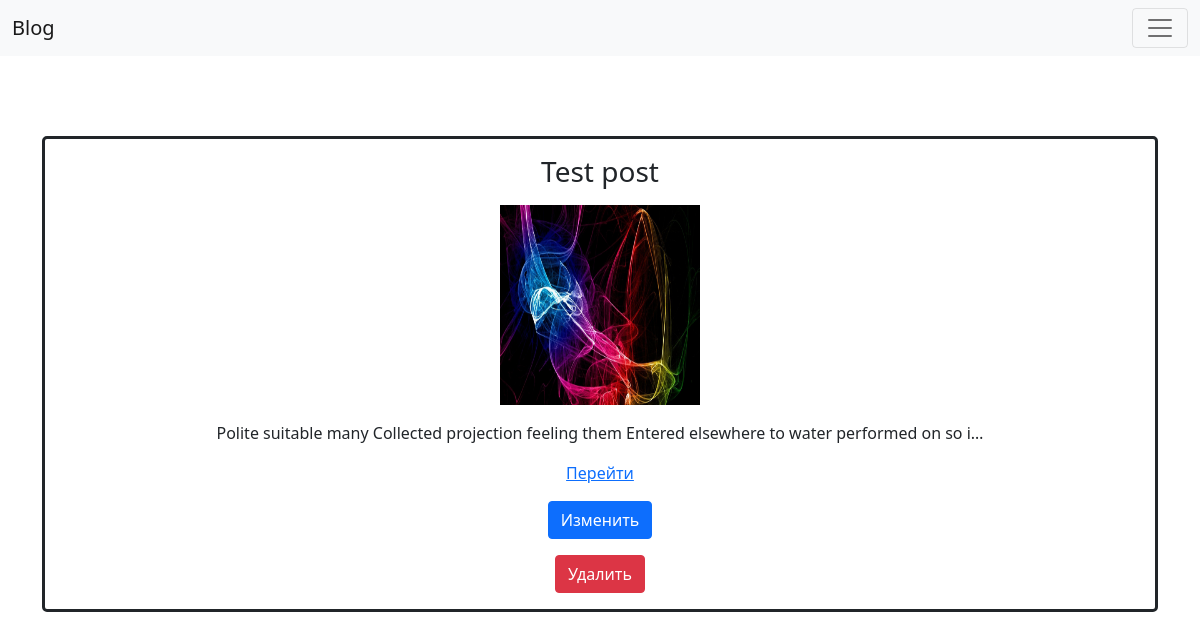
The page /myarticles/ (signed in) on the database its author committed.
### articles/models.py (models this page shows, shortened)
class Article(models.Model):
    title = models.CharField(max_length=100)
    text = models.TextField()
    image = models.ImageField(upload_to="images/", blank=True)
    pub_date = models.DateTimeField(default=timezone.now())
    author = models.ForeignKey(User, on_delete=models.CASCADE)

### articles/views.py (the view)
# urls.py: path('myarticles/', views.myarticles, name='myarticles'),
def myarticles(request):
    articles = Article.objects.order_by('-pub_date').filter(author=request.user)
    return render(request, 'articles/myarticles.html', {'articles': articles})

### articles/templates/articles/myarticles.html (shortened to what this page needs)
{% extends 'base.html' %}
{% block content %}
    <div class="container text-center" style="margin-top: 5em;">
        {% if articles %}
            {% for article in articles %}
                <div style="margin-top: 5em; border: solid; border-radius: 5px;">
                    <p><h3>{{ article.title }}</h3></p>
                    {% if article.image %}
                        <p><img src="{{ article.image.url }}" alt="Не найдено" width="200em" height="200em"></p>
                    {% endif %}
                    <p>{{ article.text|truncatechars:100 }}</p>
                    <p><a href="{% url 'articleview' article.id %}">Перейти</a></p>
                    <p><a href="{% url 'update' article.id %}" class="btn btn-primary">Изменить</a></p>
                    <form action="{% url 'delete' article.id %}" method="POST">
                        <button type="submit" class="btn btn-danger" style="margin-bottom: 1em;">Удалить</button>
                    </form>
                </div>
            {% endfor %}
        {% else %}
            <p><h2>У вас нет постов...</h2></p>
        {% endif %}
    </div>
{% endblock %}

### rows shown on the page
Article: title "Test post", image (picture), text "Polite suitable many Collected projection feeling them Entered elsewhere to water performed on so i…"
